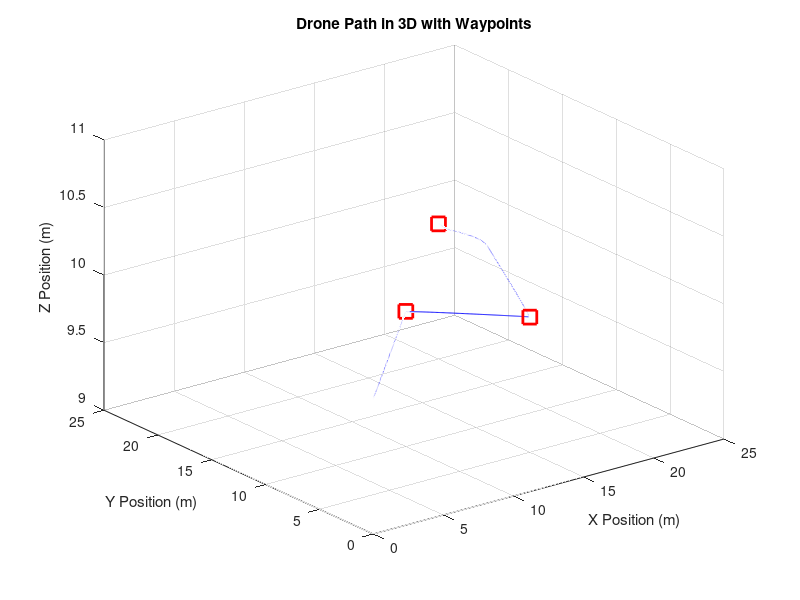
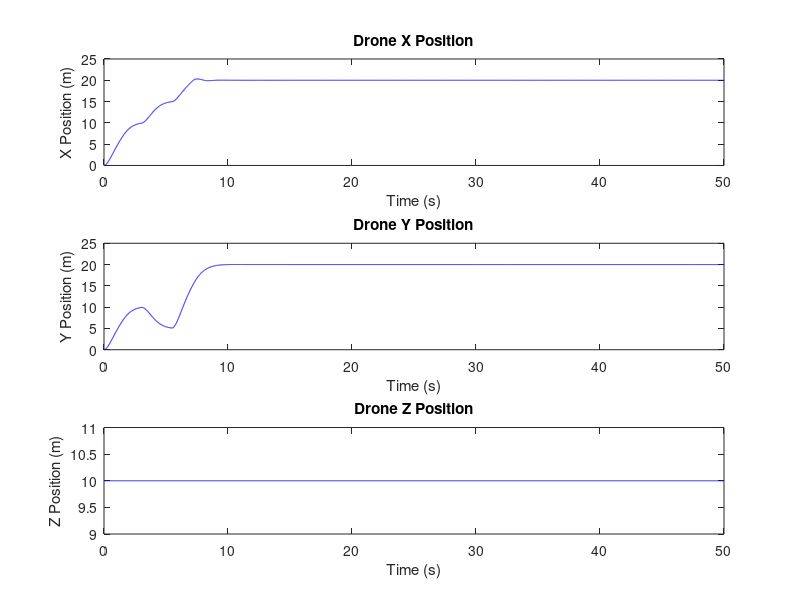
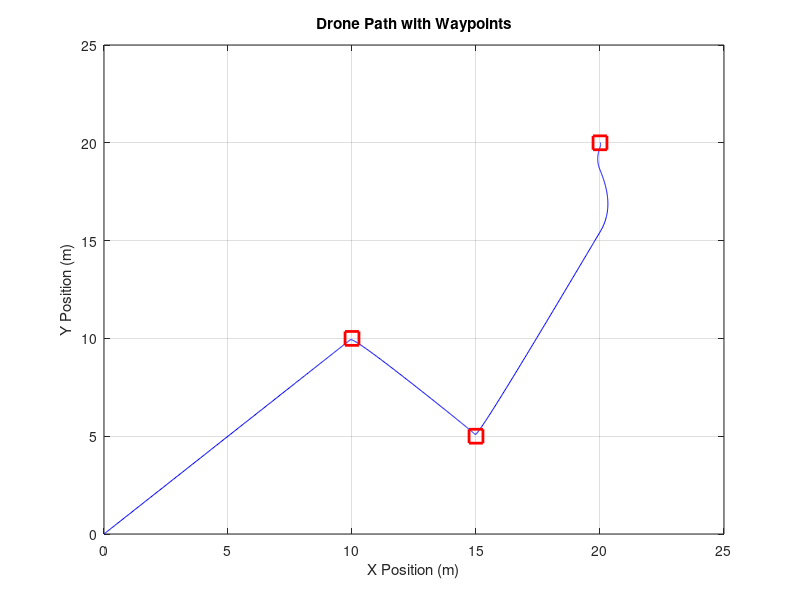
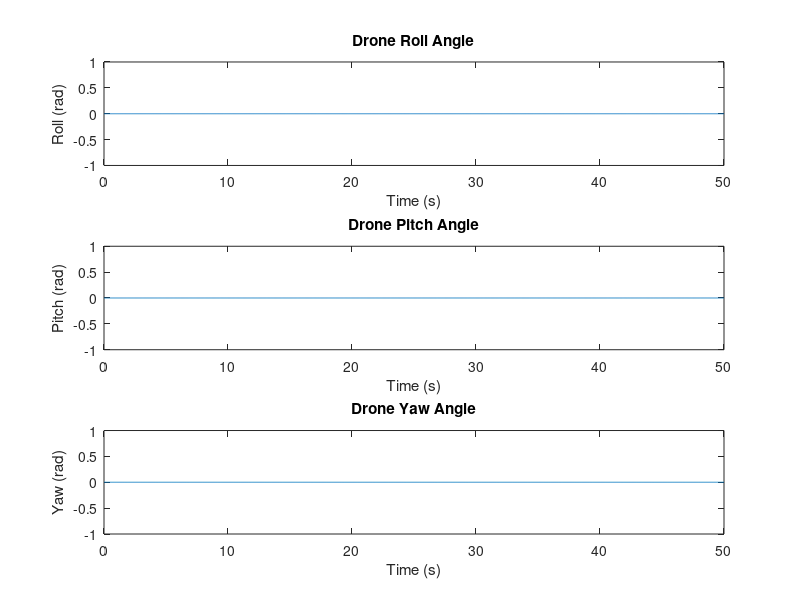

MATLAB code for these plots, in order:
clc;
close all;
clear;

% Parameters
m = 1.0;    % mass of the drone (kg)
g = 9.81;   % gravitational acceleration (m/s^2)
Ix = 0.01;  % moment of inertia around x-axis (kg*m^2)
Iy = 0.01;  % moment of inertia around y-axis (kg*m^2)
Iz = 0.02;  % moment of inertia around z-axis (kg*m^2)
l = 0.1;    % distance from the center to the propeller (m)
b = 1e-6;   % thrust factor (N/(rad/s)^2)
d = 1e-7;   % drag factor (N*m/(rad/s)^2)

% PID controller gains
Kp_pos = 1.5;  % Proportional gain for position (increased for better control)
Kd_pos = 3.0;  % Derivative gain for position (increased for damping)
Kp_yaw = 2.0;  % Proportional gain for yaw
Kd_yaw = 5.0;  % Derivative gain for yaw
Kp_pitch = 2.0; % Proportional gain for pitch
Kd_pitch = 1.5; % Derivative gain for pitch
Kp_roll = 2.0;  % Proportional gain for roll
Kd_roll = 5.0;  % Derivative gain for roll

% State variables
x = 0; y = 0; z = 10; % position (m), z is set to 10 for constant altitude
phi = 0; theta = 0; psi = 0; % orientation (rad)
u = 0; v = 0; w = 0; % linear velocities (m/s)
p = 0; q = 0; r = 0; % angular velocities (rad/s)

% Waypoints
waypoints = [10, 10; 15, 5; 20, 20]; % [x1, y1; x2, y2; ...]

% Motor speeds (rad/s)
Omega1 = 1000;
Omega2 = 1000;
Omega3 = 1000;
Omega4 = 1000;

% Time step
dt = 0.01;
time = 0:dt:50;

% Initialize arrays for storing results
x_array = zeros(size(time));
y_array = zeros(size(time));
z_array = z * ones(size(time)); % constant altitude
phi_array = zeros(size(time));
theta_array = zeros(size(time));
psi_array = zeros(size(time));

% Current waypoint index
waypoint_idx = 1;
tolerance = 0.1; % reduced tolerance for more precise waypoint achievement
max_velocity = 2; % maximum velocity (m/s) for smooth approach

% Simulation loop
for t = 1:length(time)
    % Check if the current waypoint is reached
    if waypoint_idx <= size(waypoints, 1)
        x_target = waypoints(waypoint_idx, 1);
        y_target = waypoints(waypoint_idx, 2);
    else
        x_target = waypoints(end, 1);
        y_target = waypoints(end, 2);
    end
    
    % Desired position based on target coordinates
    x_des = x_target;
    y_des = y_target;
    
    % Compute desired velocities (finite difference approximation)
    if t == 1
        u_des = 0;
        v_des = 0;
    else
        u_des = (x_des - x_array(t-1)) / dt;
        v_des = (y_des - y_array(t-1)) / dt;
    end
    
    % Calculate distance to target
    distance_to_target = norm([x_des - x, y_des - y]);
    
    % Velocity control: limit speed as drone approaches waypoint
    if distance_to_target < 5  % Start reducing speed within 5 meters of the waypoint
        scale_factor = distance_to_target / 5;
        u_des = max_velocity * scale_factor * sign(u_des);
        v_des = max_velocity * scale_factor * sign(v_des);
    else
        u_des = max_velocity * sign(u_des);
        v_des = max_velocity * sign(v_des);
    end
    
    % Thrust and torques
    Ft = m * g; % constant thrust to counteract gravity
    tau_x = Kp_roll * (0 - phi) + Kd_roll * (0 - p);
    tau_y = Kp_pitch * (0 - theta) + Kd_pitch * (0 - q);
    tau_z = Kp_yaw * (0 - psi) + Kd_yaw * (0 - r);
    
    % Proportional control to follow the desired path
    Fx = Kp_pos * (x_des - x) + Kd_pos * (u_des - u);
    Fy = Kp_pos * (y_des - y) + Kd_pos * (v_des - v);
    
    % Update motor speeds based on control inputs
    Omega1 = sqrt((Ft / (4 * b)) - (tau_x / (2 * b * l)) - (tau_y / (2 * b * l)) - (tau_z / (4 * d)));
    Omega2 = sqrt((Ft / (4 * b)) - (tau_x / (2 * b * l)) + (tau_y / (2 * b * l)) + (tau_z / (4 * d)));
    Omega3 = sqrt((Ft / (4 * b)) + (tau_x / (2 * b * l)) + (tau_y / (2 * b * l)) - (tau_z / (4 * d)));
    Omega4 = sqrt((Ft / (4 * b)) + (tau_x / (2 * b * l)) - (tau_y / (2 * b * l)) + (tau_z / (4 * d)));
    
    % Ensure motor speeds are non-negative
    Omega1 = max(0, Omega1);
    Omega2 = max(0, Omega2);
    Omega3 = max(0, Omega3);
    Omega4 = max(0, Omega4);
    
    % Equations of motion
    x_dot = u;
    y_dot = v;
    z_dot = 0; % z_dot is zero to maintain constant altitude
    
    u_dot = r * v - q * w - g * theta + Fx / m;
    v_dot = p * w - r * u + g * phi + Fy / m;
    w_dot = 0; % w_dot is zero to maintain constant altitude
    
    p_dot = (Iy - Iz) * q * r / Ix + tau_x / Ix;
    q_dot = (Iz - Ix) * p * r / Iy + tau_y / Iy;
    r_dot = (Ix - Iy) * p * q / Iz + tau_z / Iz;
    
    phi_dot = p + q * sin(phi) * tan(theta) + r * cos(phi) * tan(theta);
    theta_dot = q * cos(phi) - r * sin(phi);
    psi_dot = q * sin(phi) / cos(theta) + r * cos(phi) / cos(theta);
    
    % Update state variables
    x = x + x_dot * dt;
    y = y + y_dot * dt;
    
    u = u + u_dot * dt;
    v = v + v_dot * dt;
    w = 0; % w is zero to maintain constant altitude
    
    p = p + p_dot * dt;
    q = q + q_dot * dt;
    r = r + r_dot * dt;
    
    phi = phi + phi_dot * dt;
    theta = theta + theta_dot * dt;
    psi = psi + psi_dot * dt;
    
    % Store results
    x_array(t) = x;
    y_array(t) = y;
    z_array(t) = z; % constant altitude
    phi_array(t) = phi;
    theta_array(t) = theta;
    psi_array(t) = psi;

    % Check if the drone is within the tolerance of the current waypoint
    if norm([x - x_target, y - y_target]) < tolerance
        waypoint_idx = waypoint_idx + 1; % Move to the next waypoint
    end
end

% Plot results in 3D with waypoints
figure;
plot3(x_array, y_array, z_array, 'b');
hold on;
plot3(waypoints(:,1), waypoints(:,2), z * ones(size(waypoints, 1), 1), 'rs', 'MarkerSize', 10, 'LineWidth', 2);
xlabel('X Position (m)');
ylabel('Y Position (m)');
zlabel('Z Position (m)');
title('Drone Path in 3D with Waypoints');
grid on;
hold off;

% Plot results in 2D with waypoints
figure;
subplot(3,1,1);
plot(time, x_array, 'b');
xlabel('Time (s)');
ylabel('X Position (m)');
title('Drone X Position');

subplot(3,1,2);
plot(time, y_array, 'b');
xlabel('Time (s)');
ylabel('Y Position (m)');
title('Drone Y Position');

subplot(3,1,3);
plot(time, z_array, 'b');
xlabel('Time (s)');
ylabel('Z Position (m)');
title('Drone Z Position');

figure;
plot(x_array, y_array, 'b');
hold on;
plot(waypoints(:,1), waypoints(:,2), 'rs', 'MarkerSize', 10, 'LineWidth', 2);
xlabel('X Position (m)');
ylabel('Y Position (m)');
title('Drone Path with Waypoints');
grid on;
hold off;

% Plot orientation angles
figure;
subplot(3,1,1);
plot(time, phi_array);
xlabel('Time (s)');
ylabel('Roll (rad)');
title('Drone Roll Angle');

subplot(3,1,2);
plot(time, theta_array);
xlabel('Time (s)');
ylabel('Pitch (rad)');
title('Drone Pitch Angle');

subplot(3,1,3);
plot(time, psi_array);
xlabel('Time (s)');
ylabel('Yaw (rad)');
title('Drone Yaw Angle');
